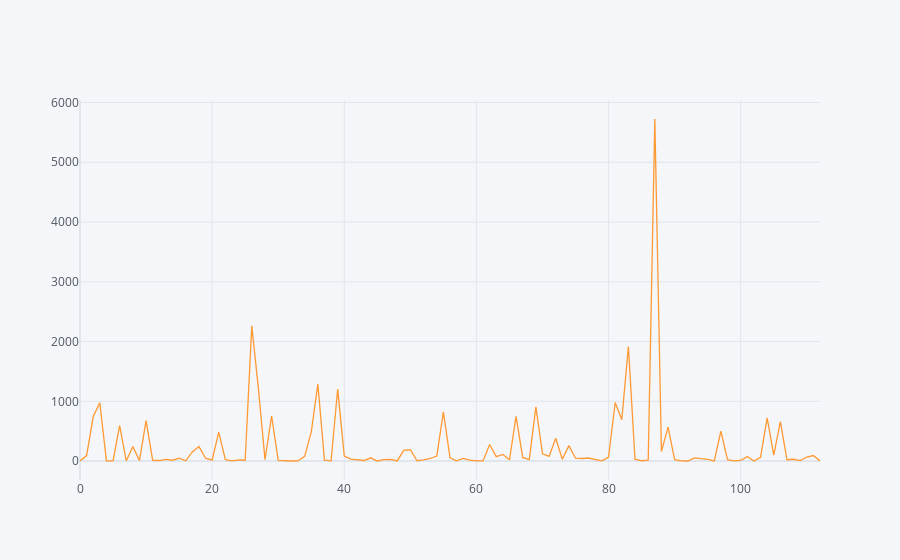

Here is the notebook cell this chart was saved with:
### Code cell
df['Reviews'].iplot()

### Figure 1 — Plotly figure (JSON) as saved in the notebook; plotly's stock layout.template omitted (floating-point values rounded to 4 significant figures)
{"data": [{"line": {"color": "rgba(255, 153, 51, 1.0)", "dash": "solid", "shape": "linear", "width": 1.3}, "mode": "lines", "name": "Reviews", "text": "", "type": "scatter", "x": [0, 1, 2, 3, 4, 5, 6, 7, 8, 9, 10, 11, 12, 13, 14, 15, 16, 17, 18, 19, 20, 21, 22, 23, 24, 25, 26, 27, 28, 29, 30, 31, 32, 33, 34, 35, 36, 37, 38, 39, 40, 41, 42, 43, 44, 45, 46, 47, 48, 49, 50, 51, 52, 53, 54, 55, 56, 57, 58, 59, 60, 61, 62, 63, 64, 65, 66, 67, 68, 69, 70, 71, 72, 73, 74, 75, 76, 77, 78, 79, 80, 81, 82, 83, 84, 85, 86, 87, 88, 89, 90, 91, 92, 93, 94, 95, 96, 97, 98, 99, 100, 101, 102, 103, 104, 105, 106, 107, 108, 109, 110, 111, 112], "y": [3, 91, 745, 974, 3, 3, 593, 1, 242, 9, 676, 11, 9, 29, 14, 49, 4, 153, 242, 47, 16, 483, 23, 2, 21, 14, 2262, 1217, 24, 754, 10, 1, 1, 2, 78, 485, 1287, 16, 3, 1203, 82, 31, 23, 9, 54, 1, 25, 28, 2, 177, 191, 5, 20, 43, 83, 824, 53, 4, 44, 14, 4, 2, 277, 74, 111, 21, 747, 60, 24, 906, 120, 78, 382, 31, 258, 48, 43, 51, 26, 4, 66, 980, 692, 1918, 32, 5, 16, 5724, 162, 567, 25, 4, 1, 54, 40, 29, 2, 500, 23, 2, 10, 75, 1, 63, 724, 99, 661, 22, 30, 9, 68, 93, 2]}], "layout": {"legend": {"bgcolor": "#F5F6F9", "font": {"color": "#4D5663"}}, "paper_bgcolor": "#F5F6F9", "plot_bgcolor": "#F5F6F9", "title": {"font": {"color": "#4D5663"}}, "xaxis": {"gridcolor": "#E1E5ED", "showgrid": true, "tickfont": {"color": "#4D5663"}, "title": {"font": {"color": "#4D5663"}, "text": ""}, "zerolinecolor": "#E1E5ED"}, "yaxis": {"gridcolor": "#E1E5ED", "showgrid": true, "tickfont": {"color": "#4D5663"}, "title": {"font": {"color": "#4D5663"}, "text": ""}, "zerolinecolor": "#E1E5ED"}}}
